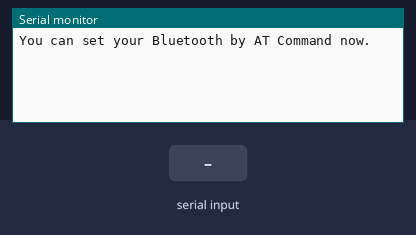
Simulated run of this sketch. Board: Arduino Uno, built with avr-gcc and run on an emulated ATmega328P. Shown: the last lines printed to the serial monitor. The inputs (shaded band) are chosen by the test bench.

Above: at 1.2 s.
1.3 s: "1" received over the second serial link
At 1.7 s:
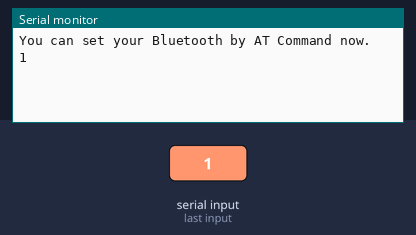
2.8 s: "0" received over the second serial link
At 4.0 s:
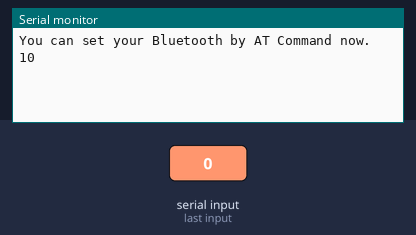

The sketch:

changeBluetoothName.ino
```cpp
// 소프트웨어 시리얼을 이용할 때는 Serial3 대신 mySerial 부분을 주석해제 후 사용
#include <SoftwareSerial.h>
SoftwareSerial mySerial(2, 3); // RX, TX

void setup() {
  //통신 설정
  Serial.begin(9600); // 시리얼 통신(컴퓨터-USB케이블-아두이노 메가)
  mySerial.begin(9600); // 블루투스 통신(스마트폰 앱-블루투스-아두이노 우노 소프트웨어 시리얼)
  Serial.println("You can set your Bluetooth by AT Command now.");
}

void loop() {
  if (mySerial.available()) {       // 블루투스에서 데이터가 들어올 경우
    Serial.write(mySerial.read()); // 컴퓨터로 보냄
  }
  if (Serial.available()) {        // 컴퓨터에서 데이터가 들어올 경우
  mySerial.write(Serial.read()); // 블루투스로 보냄
  }
}
```

Measured:
- after the input at 1.3 s, the serial monitor: prints a new line at once (image 1)
- after the input at 2.8 s, the serial monitor: prints a new line at once (image 2)
